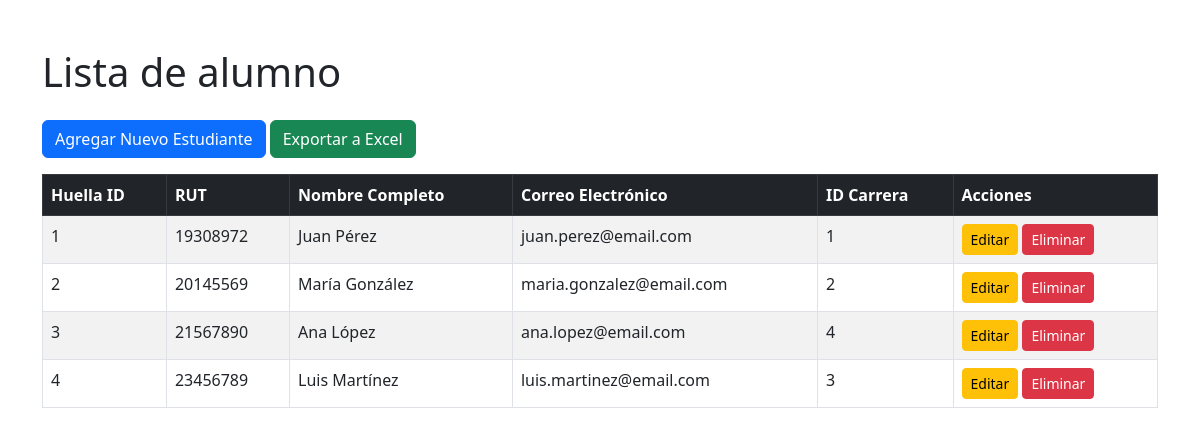
The page / on the database its author committed.
### tables this page shows
CREATE TABLE `Alumno` (
  `huella_id` int NOT NULL AUTO_INCREMENT,
  `rut_alumno` int NOT NULL,
  `nombre_completo` varchar(100) NOT NULL,
  `correo_electronico` varchar(100) NOT NULL,
  `id_carrera` int DEFAULT NULL,
  PRIMARY KEY (`huella_id`)
);

### alumno.php (the view)
<?php
include 'acciones/conexion.php';
$query = "SELECT huella_id, rut_alumno, nombre_completo, correo_electronico, id_carrera FROM Alumno";
try {
    $stmt = $conn->prepare($query);
    $stmt->execute();
    $alumno = $stmt->fetchAll(PDO::FETCH_ASSOC);
} catch (PDOException $e) {
    echo "Error en la consulta: " . $e->getMessage();
    exit();
}
?>
<table class="table table-striped table-bordered">
    <thead class="table-dark">
        <tr>
            <th>Huella ID</th>
            <th>RUT</th>
            <th>Nombre Completo</th>
            <th>Correo Electrónico</th>
            <th>ID Carrera</th>
            <th>Acciones</th>
        </tr>
    </thead>
    <tbody>
        <?php foreach ($alumno as $estudiante): ?>
            <tr>
                <td><?= htmlspecialchars($estudiante['huella_id']) ?></td>
                <td><?= htmlspecialchars($estudiante['rut_alumno']) ?></td>
                <td><?= htmlspecialchars($estudiante['nombre_completo']) ?></td>
                <td><?= htmlspecialchars($estudiante['correo_electronico']) ?></td>
                <td><?= htmlspecialchars($estudiante['id_carrera']) ?></td>
                <td>
                    <a href="acciones/formulario.php?id=<?= $estudiante['huella_id'] ?>" class="btn btn-warning btn-sm">Editar</a>
                    <a href="acciones/delete.php?id=<?= $estudiante['huella_id'] ?>" class="btn btn-danger btn-sm" onclick="return confirm('¿Estás seguro de eliminar este estudiante?');">Eliminar</a>
                </td>
            </tr>
        <?php endforeach; ?>
    </tbody>
</table>

### index.php (shortened to what this page needs)
<!DOCTYPE html>
<html lang="es">
<head>
    <link href="https://cdn.jsdelivr.net/npm/bootstrap@5.3.0/dist/css/bootstrap.min.css" rel="stylesheet">
</head>
<body>
    <div class="container mt-5">
        <h1 class="mb-4">Lista de alumno</h1>
        <div class="mb-3">
            <a href="acciones/formulario.php" class="btn btn-primary">Agregar Nuevo Estudiante</a>
            <a href="acciones/exportar.php" class="btn btn-success">Exportar a Excel</a>
        </div>
        <div class="table-responsive">
            <?php include 'alumno.php'; ?>
        </div>
    </div>
</body>
</html>

### rows shown on the page
alumno: huella_id "1", rut_alumno "19308972", nombre_completo "Juan Pérez", correo_electronico "juan.perez@email.com", id_carrera "1"
alumno: huella_id "2", rut_alumno "20145569", nombre_completo "María González", correo_electronico "maria.gonzalez@email.com", id_carrera "2"
alumno: huella_id "3", rut_alumno "21567890", nombre_completo "Ana López", correo_electronico "ana.lopez@email.com", id_carrera "4"
alumno: huella_id "4", rut_alumno "23456789", nombre_completo "Luis Martínez", correo_electronico "luis.martinez@email.com", id_carrera "3"
